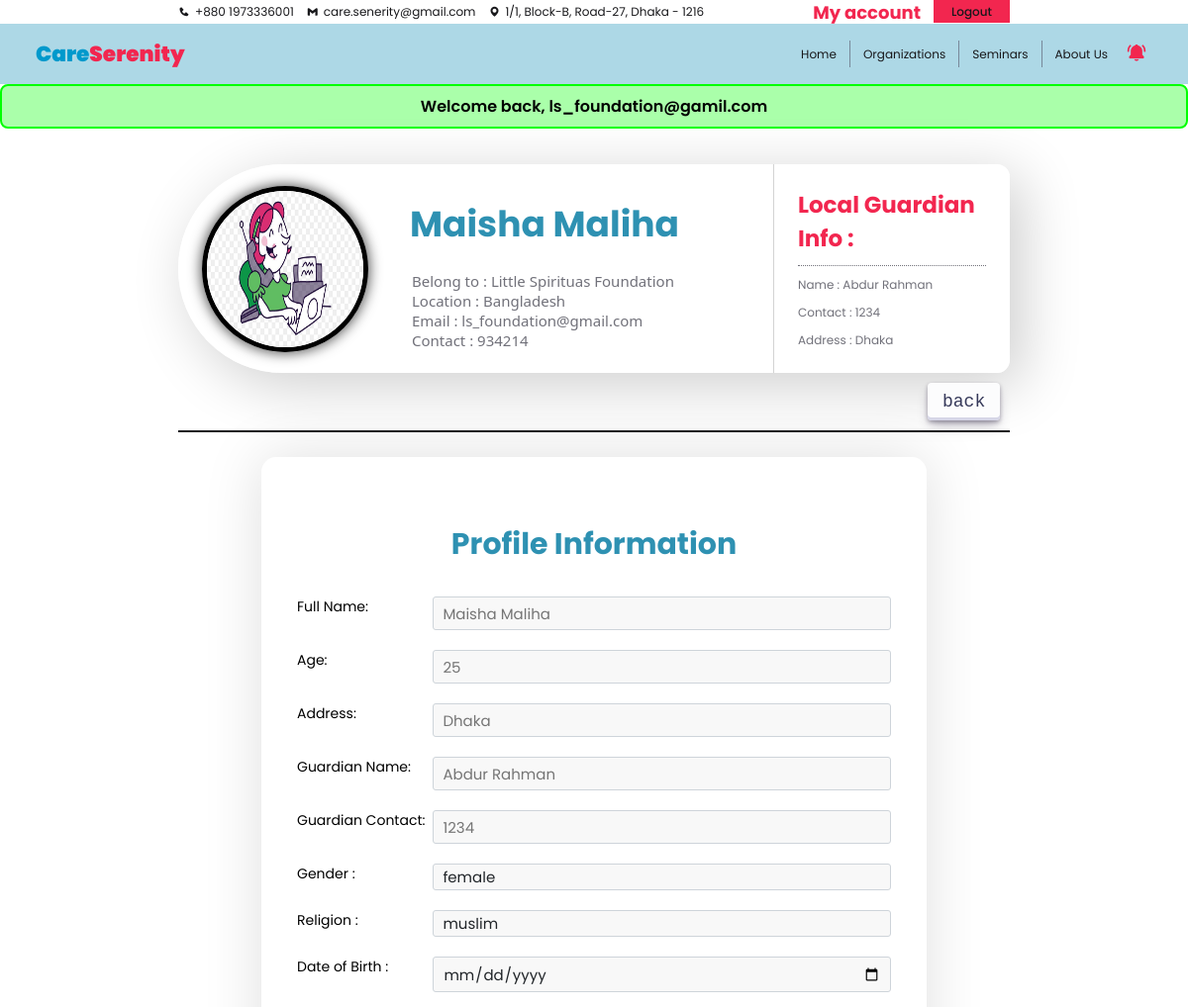
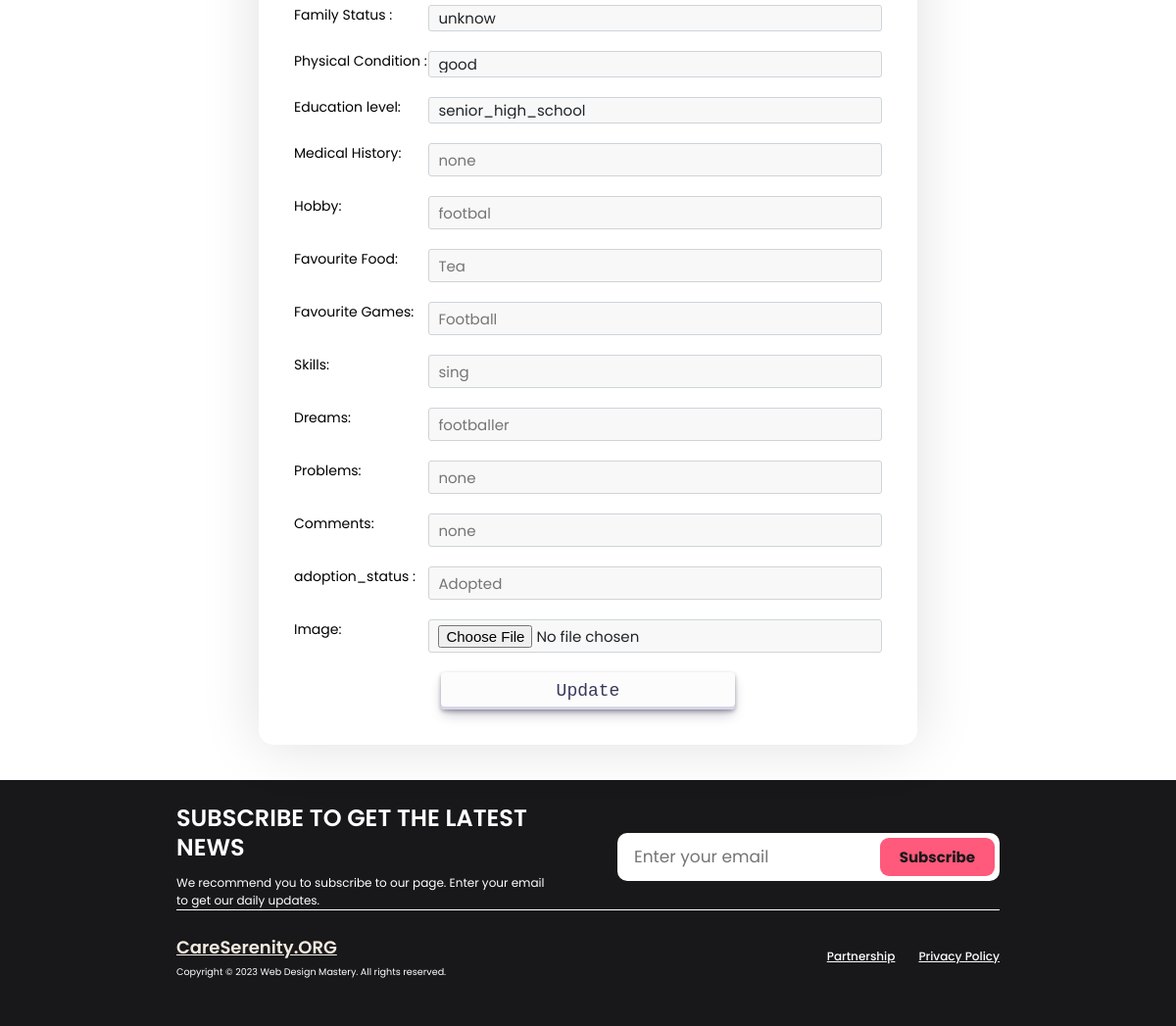
/O_orphan_profile.php?orphan_id=1 (signed in), run on the app's committed database (2 pictures, top to bottom).
### tables this page shows
CREATE TABLE `orphan_list` (
  `orphan_id` int NOT NULL,
  `org_id` int DEFAULT NULL,
  `guardian_id` int DEFAULT NULL,
  `first_name` varchar(255) DEFAULT NULL,
  `last_name` varchar(255) DEFAULT NULL,
  `age` int DEFAULT NULL,
  `gender` varchar(255) DEFAULT NULL,
  `religion` varchar(255) DEFAULT NULL,
  `date_of_birth` varchar(255) DEFAULT NULL,
  `since` varchar(255) DEFAULT NULL,
  `family_status` varchar(255) DEFAULT NULL,
  `physical_condition` varchar(255) DEFAULT NULL,
  `education_level` varchar(255) DEFAULT NULL,
  `medical_history` varchar(255) DEFAULT NULL,
  `hobby` varchar(255) DEFAULT NULL,
  `favorite_food` varchar(255) DEFAULT NULL,
  `favorite_game` varchar(255) DEFAULT NULL,
  `skills` text,
  `dreams` text,
  `problems` text,
  `other_comments` text,
  `orphan_image` varchar(255) DEFAULT NULL,
  `adoption_status` int NOT NULL DEFAULT '0' COMMENT '0 = unadopted, 1 = adopted',
  `removed_status` int NOT NULL DEFAULT '0' COMMENT '1 = removed'
);

CREATE TABLE `org_list` (
  `org_id` int NOT NULL,
  `org_name` varchar(255) DEFAULT NULL,
  `acc_id` int NOT NULL,
  `org_description` text,
  `org_email` varchar(255) DEFAULT NULL,
  `org_phone` varchar(255) DEFAULT NULL,
  `org_website` varchar(255) DEFAULT NULL,
  `org_logo` varchar(255) DEFAULT NULL,
  `established` varchar(255) DEFAULT NULL,
  `org_location` varchar(255) DEFAULT NULL,
  `org_vision` varchar(255) DEFAULT NULL,
  `org_reviews` decimal(2,2) DEFAULT NULL
);

CREATE TABLE `local_orphan_guardian` (
  `guardian_id` int NOT NULL,
  `guardian_name` varchar(30) DEFAULT NULL,
  `guardian_contact` varchar(30) DEFAULT NULL,
  `guardian_location` varchar(30) DEFAULT NULL
);

### orphan_profile_fetch_BE.php (called while the page is built, shortened)
<?php
include('./db_con.php');
if (isset($_GET['orphan_id'])) {
    $orphan_id = mysqli_real_escape_string($con, $_GET['orphan_id']);
    $fetchOrphanQuery = "SELECT * FROM orphan_list WHERE orphan_id = $orphan_id";
    $result = mysqli_query($con, $fetchOrphanQuery);
    if (mysqli_num_rows($result) == 1) {
        $row = mysqli_fetch_assoc($result);
        $org_id = $row['org_id'];
        $first_name = $row['first_name'];
        $age = $row['age'];
        $gender = $row['gender'];
        $religion = $row['religion'];
        $guardian_id = $row['guardian_id'];
        $date_of_birth = $row['date_of_birth'];
        $family_status = $row['family_status'];
        $physical_condition = $row['physical_condition'];
        $education_level = $row['education_level'];
        $medical_history = $row['medical_history'];
        $hobby = $row['hobby'];
        $favorite_food = $row['favorite_food'];
        $favorite_game = $row['favorite_game'];
        $skills = $row['skills'];
        $dreams = $row['dreams'];
        $problems = $row['problems'];
        $other_comments = $row['other_comments'];
        $orphan_image = $row['orphan_image'];
        if($row['adoption_status'] == 0){
            $adoption_status = 'Available';
        } else {
            $adoption_status = 'Adopted';
        }
        $query2 = "SELECT org_name, org_location, org_phone FROM org_list WHERE org_id = $org_id";
        $result2 = mysqli_query($con, $query2);
        if (mysqli_num_rows($result2) == 1) {
            $row2 = mysqli_fetch_assoc($result2);
            $org_name = $row2['org_name'];
            $org_location = $row2['org_location'];
            $org_phone = $row2['org_phone'];
        }
        $query3 = "SELECT * FROM local_orphan_guardian WHERE guardian_id = $guardian_id";
        $result3 = mysqli_query($con, $query3);
        if (mysqli_num_rows($result3) == 1) {
            $row3 = mysqli_fetch_assoc($result3);
            $guardian_name = $row3['guardian_name'];
            $guardian_contact = $row3['guardian_contact'];
            $guardian_location = $row3['guardian_location'];
        }
    } else {
        echo 'Orphan profile not found.';
    }
} else {
    echo "error";
}
?>

### O_profile_fetch_BE.php (called while the page is built, shortened)
<?php
include('./db_con.php');
if (!isset($_SESSION['acc_id']) && !isset($_SESSION['role'])) {
    $_SESSION["negative"] = "Warning. You haven't login";
    header("Location: ./login.php");
    exit();
} else {
    $acc_id = $_SESSION['acc_id'];
    $sql = "SELECT acc.acc_email, acc.role, acc.acc_join_date, org.org_id, org.org_name, org.org_description, org.org_email, org.org_phone, org.org_website, org.org_logo, org.established, org.org_location, org.org_vision, org.org_reviews FROM accounts AS acc LEFT JOIN org_list AS org ON acc.acc_id = org.acc_id Where acc.acc_id = $acc_id";
    $sql_result = mysqli_query($con, $sql);
    if (mysqli_num_rows($sql_result) == 1) {
        $row = mysqli_fetch_array($sql_result);
        $org_email = $row['org_email'];
    } else {
        echo "User data not found.";
    }
}
?>

### O_orphan_profile.php (the view, shortened to what this page needs)
<?php
    include("./O_profile_fetch_BE.php");
    include("./orphan_profile_fetch_BE.php");
?>
<!DOCTYPE html>
<html lang="en">
<head>
    <link rel="stylesheet" href="https://cdn.jsdelivr.net/npm/remixicon@3.5.0/fonts/remixicon.css" />
    <link rel="stylesheet" href="https://cdn.jsdelivr.net/npm/swiper@10/swiper-bundle.min.css" />
    <link rel='stylesheet' href='https://unpkg.com/boxicons@2.1.4/css/boxicons.min.css'>
    <link rel="stylesheet" href="./css/colors.css">
    <link rel="stylesheet" href="./css/navbar.css">
    <link rel="stylesheet" href="./css/orphan_profile.css">
    <link rel="stylesheet" href="./css/footer.css">
    <link rel="stylesheet" href="./css/notification.css">
    <link rel="stylesheet" href="./css/feedback.css">
</head>
<body>
    <?php include "./navbarO.php" ?>
    <div class="feedback">
        <?php
        if (isset($_SESSION['positive'])) {
            echo '<div class="positive">
                            <h5>' . $_SESSION['positive'] . '</h5>
                        </div>';
        }
        ?>
    </div>
    <div class="container">
        <div class="accounnt-information-container">
            <div class="account-picture">
                <img src="./assets/<?php echo $orphan_image ?>" alt="profile">
            </div>
            <div class="account-data">
                <h1><?php echo $first_name ?></h1>
                <p>Belong to : <?php echo $org_name ?></p>
                <p>Location : <?php echo $org_location ?></p>
                <p>Email : <?php echo $org_email ?></p>
                <p>Contact : <?php echo $org_phone ?></p>
            </div>
            <div class="biography">
                <h1>Local Guardian info :</h1>
                <p>Name : <?php echo $guardian_name ?></p>
                <p>Contact : <?php echo $guardian_contact ?></p>
                <p>Address : <?php echo $guardian_location ?></p>
            </div>
        </div>
        <div class="options">
            <a href="./O_orphan.php" id="button-30">back</a>
        </div>
        <div class="form">
            <h2>Profile Information</h2>
            <form action="./orphan_profile_edit_BE.php" method="post" enctype="multipart/form-data">
                <div class="form_row">
                    <label>Full Name:</label>
                    <input type="text" name="first_name" placeholder="<?php echo $first_name ?>">
                </div>
                <div class="form_row">
                    <label>Age:</label>
                    <input type="number" name="age" placeholder="<?php echo $age ?>">
                </div>
                <div class="form_row">
                    <label>Address:</label>
                    <input type="text" name="guardian_location" placeholder="<?php echo $guardian_location ?>">
                </div>
                <div class="form_row">
                    <label>Guardian Name:</label>
                    <input type="text" name="guardian_name" placeholder="<?php echo $guardian_name ?>">
                </div>
                <div class="form_row">
                    <label>Guardian Contact:</label>
                    <input type="text" name="guardian_contact" placeholder="<?php echo $guardian_contact ?>">
                </div>
                <div class="form_row">
                    <label>Gender :</label>
                    <select name="gender">
                        <option value=""><?php echo $gender ?></option>
                    </select>
                </div>
                <div class="form_row">
                    <label>Religion :</label>
                    <select name="religion">
                        <option value=''><?php echo $religion ?></option>
                    </select>
                </div>
                <div class="form_row">
                    <label>Date of Birth :</label>
                    <input type="date" name="date_of_birth" placeholder="<?php echo $date_of_birth ?>">
                </div>
                <div class="form_row">
                    <label>Family Status :</label>
                    <select name="family_status">
                        <option value=''><?php echo $family_status ?></option>
                    </select>
                </div>
                <div class="form_row">
                    <label>Physical Condition :</label>
                    <select name="physical_condition">
                        <option value=''><?php echo $physical_condition ?></option>
                    </select>
                </div>
                <div class="form_row">
                    <label>Education level:</label>
                    <select name="education_level">
                        <option value=''><?php echo $education_level ?></option>
                    </select>
                </div>
                <div class="form_row">
                    <label>Medical History:</label>
                    <input type="text" name="medical_history" placeholder="<?php echo $medical_history ?>">
                </div>
                <div class="form_row">
                    <label>Hobby:</label>
                    <input type="text" name="hobby" placeholder="<?php echo $hobby ?>">
                </div>
                <div class="form_row">
                    <label>Favourite Food:</label>
                    <input type="text" name="favorite_food" placeholder="<?php echo $favorite_food ?>">
                </div>
                <div class="form_row">
                    <label>Favourite Games:</label>
                    <input type="text" name="favorite_game" placeholder="<?php echo $favorite_game ?>">
                </div>
                <div class="form_row">
                    <label>Skills:</label>
                    <input type="text" name="skills" placeholder="<?php echo $skills ?>">
                </div>
                <div class="form_row">
                    <label>Dreams:</label>
                    <input type="text" name="dreams" placeholder="<?php echo $dreams ?>">
                </div>
                <div class="form_row">
                    <label>Problems:</label>
                    <input type="text" name="problems" placeholder="<?php echo $problems ?>">
                </div>
                <div class="form_row">
                    <label>Comments:</label>
                    <input type="text" name="other_comments" placeholder="<?php echo $other_comments ?>">
                </div>
                <div class="form_row">
                    <label>adoption_status :</label>
                    <input type="text" name="adoption_status" placeholder="<?php echo $adoption_status ?>" disabled>
                </div>
                <div class="form_row">
                    <label>Image:</label>
                    <input type="file" name="image" accept="image/*">
                </div>
                <div class="btn">
                    <button type="submit" name="update" id="button-30">Update</button>
                </div>
            </form>
        </div>
    </div>
    <?php include "./footer.php" ?>
</body>
</html>

### css/colors.css (style rules this page uses)
:root { --primary-color-dark: #f2264f; --primary-color-light: #FF597B; --secondary-color-dark: #0099cc; --secondary-color-light: #62CDFF; --primary-font: 'Poppins'; --secondary-font: 'Ubuntu'; --text-color: #545454; --text-color-dark: #18181b; --text-color-medium: #1e1e1e; --text-color-light: #2f2f2f; --text-color-lighter: #71717a; --background-color: #ffffff; --primary-title-color: #2e91b2; --secondary-title-color: #f3254e; --primary-text-color: #71717a; --button-color: #ff597b; }
* { margin: 0; padding: 0; box-sizing: border-box; font-family: 'Poppins'; font-size: 12px; }
body { scroll-behavior: smooth; background-color: #fff; }
#button-30 { align-items: center; appearance: none; background-color: #FCFCFD; border-radius: 4px; border-width: 0; box-shadow: rgba(45, 35, 66, 0.4) 0 2px 4px, rgba(45, 35, 66, 0.3) 0 7px 13px -3px, #D6D6E7 0 -3px 0 inset; box-sizing: border-box; color: #36395A; cursor: pointer; display: inline-flex; font-family: "JetBrains Mono", monospace; justify-content: center; line-height: 1; list-style: none; overflow: hidden; padding: 10px 15px; position: relative; text-align: left; text-decoration: none; transition: box-shadow .15s, transform .15s; user-select: none; -webkit-user-select: none; touch-action: manipulation; white-space: nowrap; will-change: box-shadow, transform; font-size: 18px; }
.container .options { width: 100%; display: flex; align-items: center; justify-content: right; gap: 15px; border-bottom: 2px solid var(--text-color-dark); padding-bottom: 15px; }

### css/orphan_profile.css (style rules this page uses)
.container { min-height: 80vh; margin: 3% 15%; display: flex; flex-direction: column; align-items: center; }
.accounnt-information-container { width: 100%; display: flex; align-items: center; justify-content: space-between; background: rgba(255, 255, 255, 0.8); backdrop-filter: blur(10px); border-radius: 120px 15px 15px 120px; box-shadow: 1rem 1rem 5rem rgba(0, 0, 0, 0.2); }
.account-picture { display: flex; align-items: center; margin-left: 1rem; }
.account-picture img { width: 14rem; height: 14rem; margin: 1rem; border-radius: 50%; border: 5px solid black; box-shadow: 0px 0px 13px 1px rgb(0, 0, 0, .7); }
.account-data { width: 50%; display: flex; flex-direction: column; padding: 1.5rem 2.5rem; }
.account-data h1 { font-size: 3rem; color: var(--primary-title-color); text-transform: capitalize; margin: 10px 0px 20px 0px; }
.account-data p { font-size: 15px; color: var(--text-color-lighter); font-family: 'Segoe UI'; padding-left: 2px; }
.biography { width: 30%; padding: 2rem; border-left: 1px solid lightgray; }
.biography h1 { width: 100%; color: var(--primary-color-dark); font-size: 23px; font-weight: bold; padding-bottom: 10px; border-bottom: 1px dotted var(--text-color-lighter); text-transform: capitalize; }
.biography p { width: 100%; margin-top: 10px; color: var(--text-color-lighter); }
.container .options { width: 100%; display: flex; align-items: center; justify-content: right; border-bottom: 2px solid var(--text-color-dark); gap: 10px; padding: 10px; }
.container .form { width: 80%; padding: 3rem; background-color: #fff; border-radius: 15px; box-shadow: 0 0 60px rgba(0, 0, 0, 0.13); margin-top: 3%; }
.form h2 { text-align: center; font-size: 2.5rem; color: var(--primary-title-color); padding: 0; margin: 30px 0px; text-shadow: 2px 5px 30px hsl(0, 0%, 100%); }
.form form { display: flex; flex-direction: column; }
.form .form_row { width: 100%; display: flex; }
.form_row label { width: 30%; font-size: 14px; }
.form_row input , select { background-color: #f8f8f8; margin-bottom: 20px; width: -webkit-fill-available; padding: .375rem .75rem; font-size: 15px; color: #212529; border: 1px solid #ced4da; -moz-appearance: none; appearance: none; border-radius: .25rem; transition: border-color .15s ease-in-out, box-shadow .15s ease-in-out; }
.form .btn { display: flex; align-items: center; justify-content: center; }
.btn a , .btn button { width: 50% !important; }

### css/feedback.css (style rules this page uses)
.feedback { width: 100%; text-align: center; }
.positive h5 { padding: 8px; text-align: center; border-radius: 8px; color: rgb(0, 0, 0); font-weight: 600; font-size: medium; background-color: rgb(170, 255, 170); border: 2px solid rgb(0, 255, 0); }

### data on the page
orphan_list: orphan_image (picture), first_name "Maisha Maliha", age "25", gender "female", religion "muslim", family_status "unknow", physical_condition "good", education_level "senior_high_school", medical_history "none", hobby "footbal", favorite_food "Tea", favorite_game "Football", skills "sing", dreams "footballer", problems "none", other_comments "none", adoption_status "Adopted"
org_list: org_name "Little Spirituas Foundation", org_location "Bangladesh", org_email "ls_foundation@gmail.com", org_phone "934214"
local_orphan_guardian: guardian_name "Abdur Rahman", guardian_contact "1234", guardian_location "Dhaka"

### other printed values
$_SESSION['positive'] "Welcome back, ls_foundation@gamil.com"
